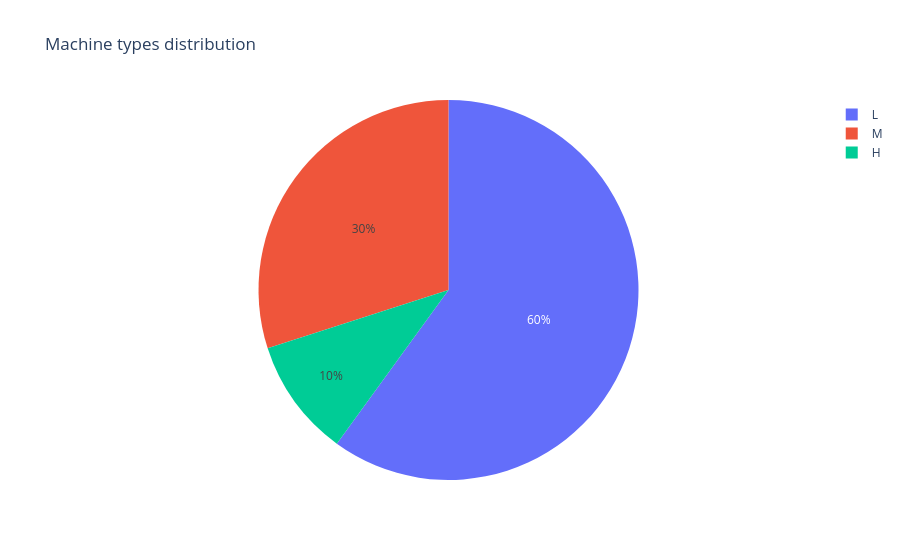

The notebook cell saved with this chart:
### Markdown cell above
### Machine Type Distribution

### Code cell
fig = px.pie(df, names='Type', title='Machine types distribution')
fig.show()
fig.write_image("../outputs/distribution_types.png")

### Figure 1 — Plotly figure (JSON) as saved in the notebook; plotly's stock layout.template omitted (floating-point values rounded to 4 significant figures; data arrays with more than 128 entries replaced by an {"elided": "..."} marker saying what was removed)
{"data": [{"domain": {"x": [0, 1], "y": [0, 1]}, "hovertemplate": "Type=%{label}<extra></extra>", "labels": {"elided": "10000 str values"}, "legendgroup": "", "name": "", "showlegend": true, "type": "pie"}], "layout": {"legend": {"tracegroupgap": 0}, "title": {"text": "Machine types distribution"}}}
